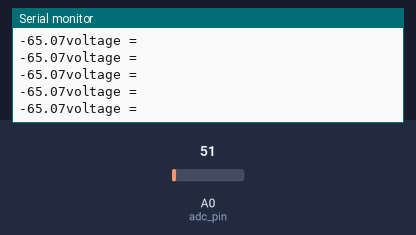
A sketch run on a simulated Arduino Uno, built with avr-gcc and run on an emulated ATmega328P. Shown: the last lines printed to the serial monitor. The inputs (shaded band) are chosen by the test bench; at power-on: A0 (adc_pin) = 51.

Above: at 1.2 s.
1.3 s: A0 (adc_pin) set to 61
At 1.33 s:
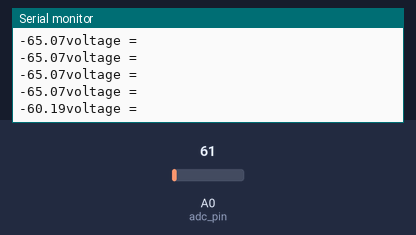
4.3 s: A0 (adc_pin) set to 71
At 4.35 s:
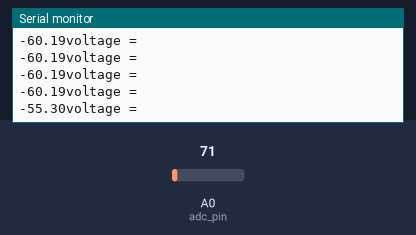
Timing chart, 0 to 7.3 s (numbered marks = the images above; inputs shaded):
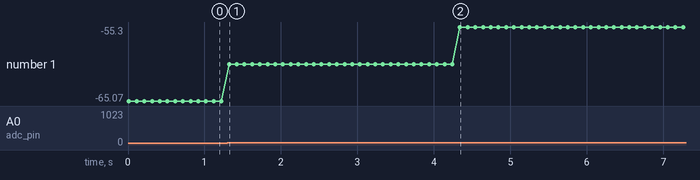

Measured:
- after the input at 1.3 s, the serial monitor: prints a new line at once (image 1)
- after the input at 4.3 s, the serial monitor: prints a new line at once (image 2)
- plotted number 1: -65.07 → -60.19 after the input at 1.3 s, -60.19 → -55.3 after the input at 4.3 s

The sketch:

lm35_full_range_single_supply.ino
```cpp
/*
Filename: LM35_full_range_single_supply.ino
Author: AlNasehi
Date: 2024-06-16
Description: configuring LM35 with single supply and fully range of -55 to 150 degree celcius.
*/
#define adc_pin A0
#define adc_ref_voltage 5

float lm35_data(void);

void setup (){
    pinMode(adc_pin,INPUT);
    Serial.begin(9600);
}
void loop (){
    float temp = 0;
    temp = lm35_data();
    Serial.println("voltage = ");
    Serial.print(temp);
    delay(100);
}

float lm35_data(void){
    float value = 0;
    float voltage = 0;
    voltage = analogRead(adc_pin);
    voltage = (voltage * 5)/1023;
    voltage = voltage - (2*0.45);
    value = voltage * 1000 / 10;    //10mv/degree
    return value;
}
```
